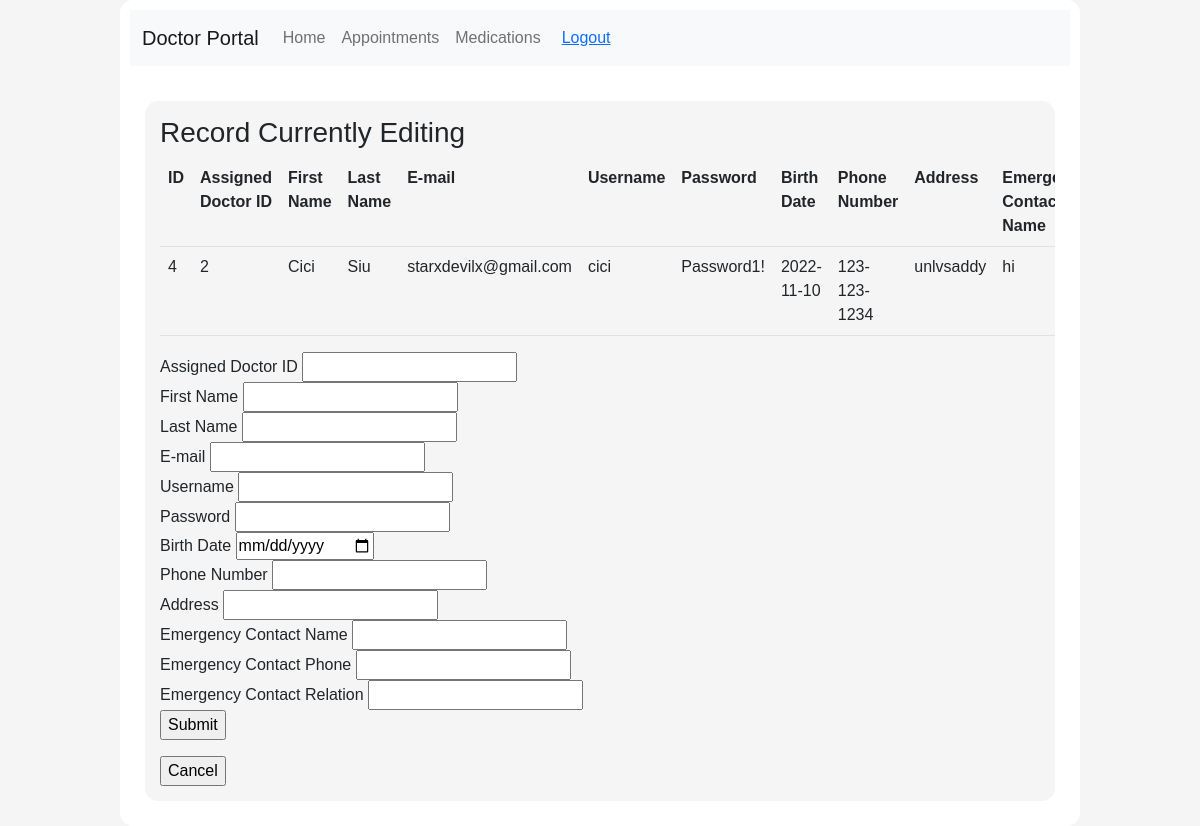
Page /html/doctor/doctorPortalEdit.php?a=4 on the committed database.
### tables this page shows
CREATE TABLE `Users` (
  `id` int(11) UNSIGNED NOT NULL,
  `first_name` varchar(255) DEFAULT NULL,
  `last_name` varchar(255) DEFAULT NULL,
  `email` varchar(255) DEFAULT NULL,
  `userpassword` varchar(64) NOT NULL,
  `role` enum('ADMIN','DOCTOR','PATIENT') DEFAULT NULL,
  `username` varchar(255) NOT NULL,
  `assigned_doctorId` int(11) DEFAULT NULL,
  `birthdate` date DEFAULT NULL,
  `phone` varchar(255) DEFAULT NULL,
  `address` varchar(255) DEFAULT NULL,
  `emerCon_name` varchar(255) DEFAULT NULL,
  `emerCon_phone` varchar(255) DEFAULT NULL,
  `emerCon_relation` varchar(255) DEFAULT NULL
);

### html/doctor/doctorPortalEdit.php (the view, shortened to what this page needs)
<!DOCTYPE html>
<html lang="en">
<head>
  <link href="https://cdn.jsdelivr.net/npm/bootstrap@5.2.2/dist/css/bootstrap.min.css" rel="stylesheet" />
  <link rel="stylesheet" href="../../css/style.css?v=<?php echo time(); ?>" />
</head>
<body>
  <div class="body">
  <header>
        <nav
          class="navbar navbar-expand-lg navbar-light bg-light justify-content-center nav-fill"
        >
          <div class="container-fluid">
            <a class="navbar-brand mb-0 h1" href="doctorPortal.php">Doctor Portal</a>
            <div class="collapse navbar-collapse" id="navbarNavAltMarkup">
              <div class="navbar-nav">
                <a class="nav-link" href="doctorPortal.php">Home</a>
                <a class="nav-link" href="doctorAppointments.php">Appointments</a>
                <a class="nav-link" href="doctorMedications.php">Medications</a>
              </div>
              <button type="button" class="btn btn-light" style="float: right;"><a href="../logout.php">Logout</a></button>
            </div>
          </div>
        </nav>
      </header>
      <section style = "overflow-x: scroll">
      <h3>Record Currently Editing</h3>
      <table class="table table-hover">
        <tr>
          <th>ID</th>
          <th>Assigned Doctor ID</th>
          <th>First Name</th>
          <th>Last Name</th>
          <th>E-mail</th>
          <th>Username</th>
          <th>Password</th>
          <th>Birth Date</th>
          <th>Phone Number</th>
          <th>Address</th>
          <th>Emergency Contact Name</th>
        </tr>
        <?php
          $id = $_GET['a'];
          $conn = new mysqli("localhost", "root", "", "pregnancy");
          $sql = "SELECT * FROM Users WHERE role = 'PATIENT' && id = $id ";
          $result = $conn->query($sql);
          while($row = $result->fetch_assoc()) {
            echo "
            <tr>
              <td>".$row['id']."</td>
              <td>".$row['assigned_doctorId']."</td>
              <td>".$row['first_name']."</td>
              <td>".$row['last_name']."</td>
              <td>".$row['email']."</td>
              <td>".$row['username']."</td>
              <td>".$row['userpassword']."</td>
              <td>".$row['birthdate']."</td>
              <td>".$row['phone']."</td>
              <td>".$row['address']."</td>
              <td>".$row['emerCon_name']."</td>
              <td>".$row['emerCon_phone']."</td>
              <td>".$row['emerCon_relation']."</td>
            </tr>
            ";
          }
        ?>
    </table>
    <form name="frmContact" method="post" action="doctorPortalEditAction.php">
            <p>
                <label for="doctorID">Assigned Doctor ID</label>
                <input type="text" name="assignedDoctorID" id="assignedDoctorID" required> <br/>
                <label for="firstname">First Name </label>
                <input type="text" name="firstName" id="firstName" required> <br/>
                <label for="lastname">Last Name</label>
                <input type="text" name="lastName" id="lastName" required> <br/>
                <label for="email">E-mail</label>
                <input type="text" name="email" id="email" required> <br/>
                <label for="username">Username</label>
                <input type="text" name="username" id="username" required> <br/>
                <label for="password">Password</label>
                <input type="text" name="password" id="password" required> <br/>
                <label for="username">Birth Date</label>
                <input type="date" name="birthdate" id="birthdate" required> <br/>
                <label for="password">Phone Number</label>
                <input type="text" name="phonenumber" id="phonenumber" required> <br/>
                <label for="password">Address</label>
                <input type="text" name="address" id="address" required> <br/>
                <label for="password">Emergency Contact Name</label>
                <input type="text" name="emerCon_name" id="emerCon_name" required> <br/>
                <label for="password">Emergency Contact Phone</label>
                <input type="text" name="emerCon_phone" id="emerCon_phone" required> <br/>
                <label for="password">Emergency Contact Relation</label>
                <input type="text" name="emerCon_relation" id="emerCon_relation" required> <br/>
                <input type="submit" name="Submit" id="Submit" value="Submit">
            </p>
        </form>
        <?php
          echo '<form method="POST" action="doctorPortal.php">
          <input type="submit" name="submit" value="Cancel">
            </form>';
        ?>
    </section>
  </div>
</body>
</html>

### css/style.css (style rules this page uses)
body { background-color: whitesmoke; display: flex; justify-content: center; align-items: center; font-family: 'Noto Sans JP', sans-serif; }
header { background-color: white; border-top-left-radius: 10pt; border-top-right-radius: 10pt; padding: 10px; text-align: center; }
.body { background-color: white; border-radius: 10pt; width: 80%; min-height: 100vh; display: block; justify-content: center; align-items: center; }
section { background-color: whitesmoke; margin: 25px; padding: 15px; border-radius: 10pt; }

### rows in the picture
users: id "4", assigned_doctorId "2", first_name "Cici", last_name "Siu", email "starxdevilx@gmail.com", username "cici", userpassword "Password1!", birthdate "2022-11-10", phone "123-123-1234", address "unlvsaddy", emerCon_name "hi"
